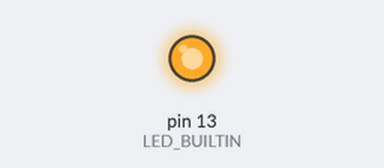
The sketch below on a simulated Arduino Nano, built with avr-gcc and run on an emulated ATmega328P. On the bench: output pins drawn as LEDs (lit = HIGH).

Above: at 2.5 s.
At 7.5 s:
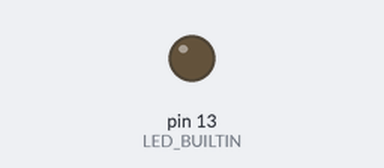
Timing chart, 0 to 13.0 s (numbered marks = the images above):
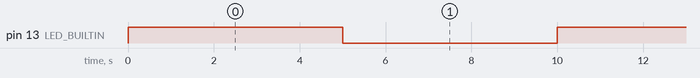

Measured:
- by itself, pin 13 (LED_BUILTIN): alternates HIGH for 5.0 s and LOW for 5.0 s

The sketch:

SolenoidRelayOscillator.ino
```cpp
void setup() {
    pinMode(A7, OUTPUT);
    pinMode(LED_BUILTIN, OUTPUT);
}

void loop() {
    digitalWrite(A7, HIGH);
    digitalWrite(LED_BUILTIN, HIGH);
    delay(5000);
    digitalWrite(A7, LOW);
    digitalWrite(LED_BUILTIN, LOW);
    delay(5000);
}
```
